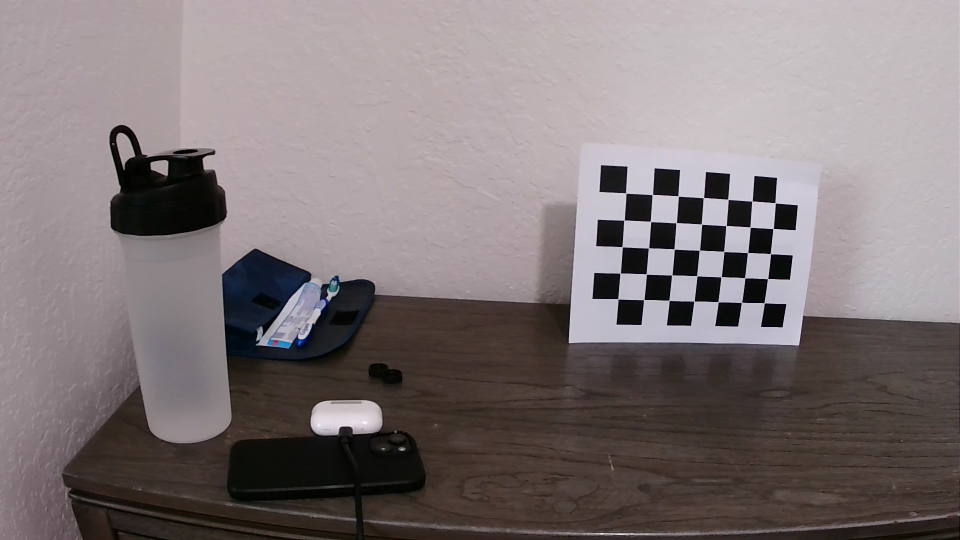
#> input picture testing/localization/camera_calibration/tuning_images/left/img_4.jpg, 1920 x 1080 px, given in place of the camera (shown at 1/2 size)
$ jupyter execute --allow-errors camera_calibration.ipynb   (older library calls are emulated)   (text cells are left out)
#> lines starting #> are read from the running program, lines starting #| are printed output that depends on the picture
[cell 1]
import os

import cv2
import matplotlib.pyplot as plt
import numpy as np

[cell 2]
chess_board_size = (7, 5)
frame_size = (3840, 1080)
square_size = 29.0

[cell 3]
cap = cv2.VideoCapture(1)
cap.set(cv2.CAP_PROP_FRAME_WIDTH, frame_size[0])
cap.set(cv2.CAP_PROP_FRAME_HEIGHT, frame_size[1])

[cell 4]
def capture(ax_left, ax_right, save=False, plot=True):
#> called with save = False, plot = True
    ret, frame = cap.read()
#> frame is the input picture: shape (1080, 1920, 3); mean B, G, R 119.7, 118.5, 128
    if not ret:
        print("Failed to capture image from camera.")
    else:
        shape = frame.shape
#> shape = (1080, 1920, 3)
        print(f"Captured image shape: {shape}")
#| Captured image shape: (1080, 1920, 3)
        left = frame[:, :shape[1] // 2]
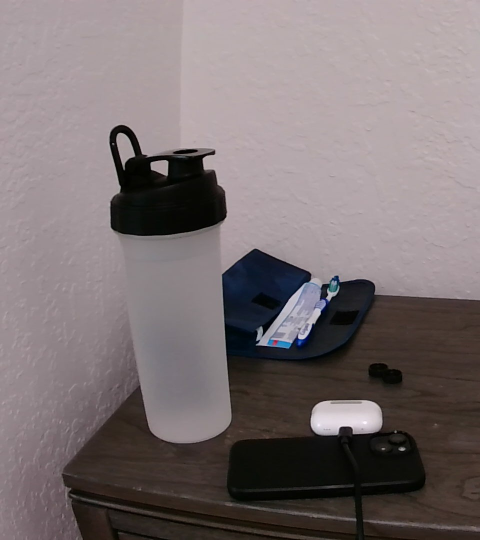
#> left: shape (1080, 960, 3) (shown at 1/2 size); mean B, G, R 114.1, 112.9, 123
        right = frame[:, shape[1] // 2:]
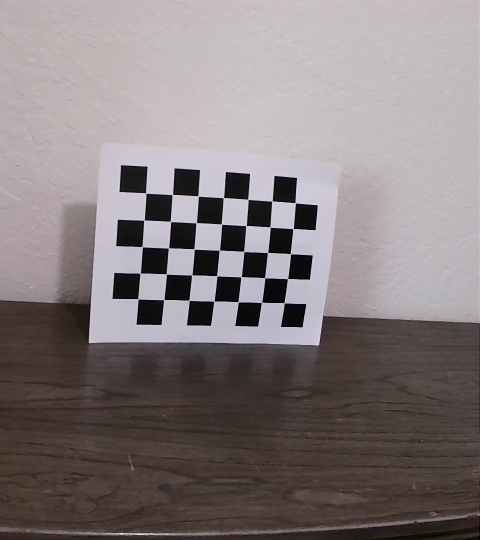
#> right: shape (1080, 960, 3) (shown at 1/2 size); mean B, G, R 125.4, 124.1, 133

        idx = max([int(name.split('.')[0].split('_')[1]) for name in os.listdir('./tuning_images/left/')]) + 1 if os.listdir('./tuning_images/left/') else 0
        if save:
            cv2.imwrite(f'./tuning_images/left/img_{idx}.jpg', left)
            cv2.imwrite(f'./tuning_images/right/img_{idx}.jpg', right)
            print("Images saved successfully.")

        if plot and ax_left is not None and ax_right is not None:
            ax_left.imshow(left)
            ax_right.imshow(right)
            ax_left.axis('off')
            ax_right.axis('off')

[cell 5]
num_images = 1
fig, axes = plt.subplots(num_images, 2, figsize=(10, 5 * num_images))
if num_images == 1:
    axes = [axes]
for i in range(num_images):
    ax_left, ax_right = axes[i]
    capture(ax_left, ax_right, save=False, plot=True)
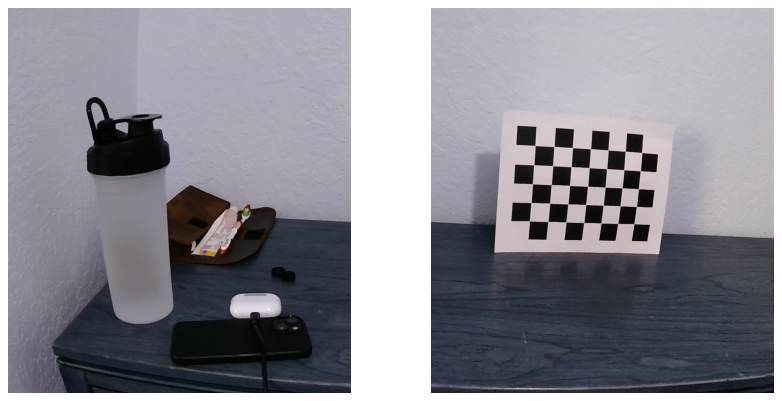
#> figure drawn by matplotlib, 2 panels; B, G, R data is drawn as R, G, B

[cell 6]
capture(None, None, save=True, plot=False)
#| Captured image shape: (1080, 1920, 3)

[cell 7]
cap.release()

[cell 8]
object_points = np.zeros((chess_board_size[0] * chess_board_size[1], 3), np.float32)
object_points[:, :2] = np.mgrid[0:chess_board_size[0], 0:chess_board_size[1]].T.reshape(-1, 2)
object_points *= square_size
object_points.shape

[cell 9]
images = max([int(img.split('.')[0].split('_')[1]) for img in os.listdir('./tuning_images/left/')])
images

[cell 10]
object_points_list = [object_points.copy() for _ in range(images + 1)]

[cell 11]
def get_corners(num_images, camera_side):
#> called with num_images = 5, camera_side = 'left'
    corner_points = []

    for i in range(num_images):
        img_path = f'./tuning_images/{camera_side}/img_{i}.jpg'
        img = cv2.imread(img_path)
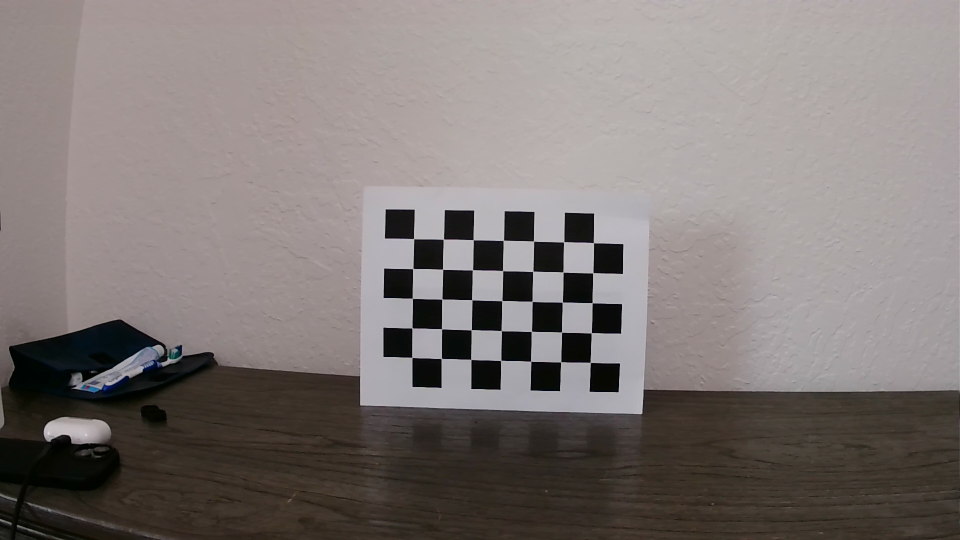
#> input picture testing/localization/camera_calibration/tuning_images/left/img_0.jpg, 1920 x 1080 px (shown at 1/2 size)
#> img is the input picture: shape (1080, 1920, 3); mean B, G, R 118.2, 120.5, 127.9
        img_grey = cv2.cvtColor(img, cv2.COLOR_BGR2GRAY)
        ret, corners = cv2.findChessboardCorners(img_grey, chess_board_size, None)
#> ret = True; corners = 35 rows, first 8: [827.5, 477.4], [887.3, 478.5], [946.5, 479.6], [1007, 481.3], [1067.4, 482.3], [1127.5, 484.4], [1187.3, 485.7], [826.4, 537.6]
#> pass 3 of the loop in get_corners, `for i in range(num_images):`:
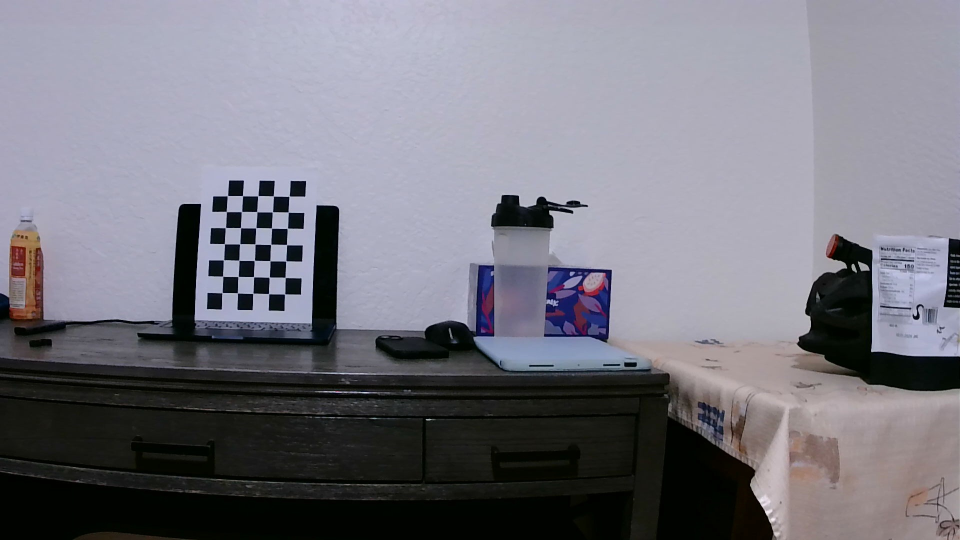
#> input picture testing/localization/camera_calibration/tuning_images/left/img_2.jpg, 1920 x 1080 px (shown at 1/2 size)
#> in get_corners, img is the input picture: shape (1080, 1920, 3); mean B, G, R 126.7, 117.3, 118.3
#> in get_corners, `img_grey = cv2.cvtColor(img, cv2.COLOR_BGR2GRAY)`:
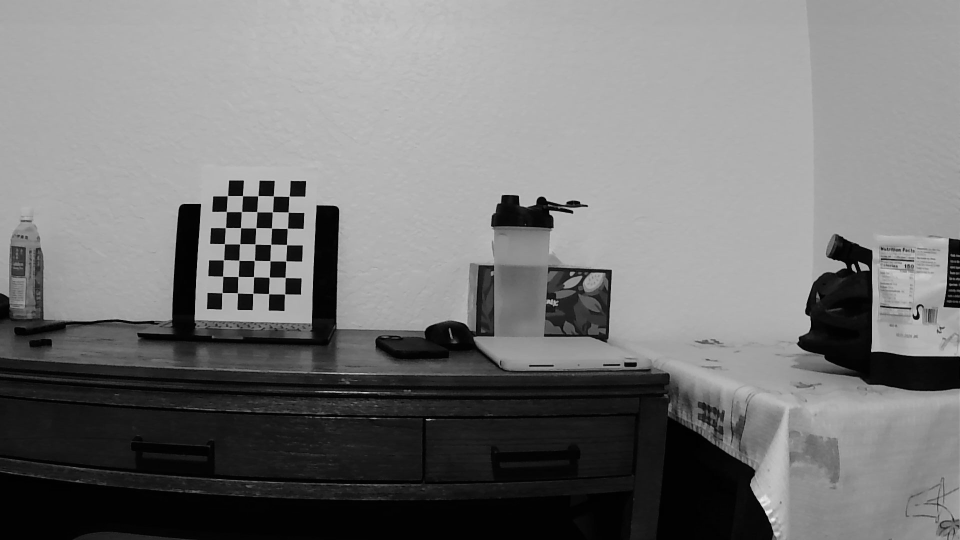
#> img_grey: shape (1080, 1920) (shown at 1/2 size); min 0, max 243, mean 118.7
#> corners = 35 rows, first 8: [444.7, 585.6], [445.8, 552.6], [447.4, 520.2], [449.2, 488.1], [451.6, 455.4], [452.8, 423.5], [455.1, 391.8], [475.4, 586.5]
#> the loop made 4 passes; the first 3 are shown
        if ret:
            print(f"Found corners in image: {i}")
            corner_points.append(corners)
        else:
            print(f"Failed to find corners in image: {i}")

    return corner_points
